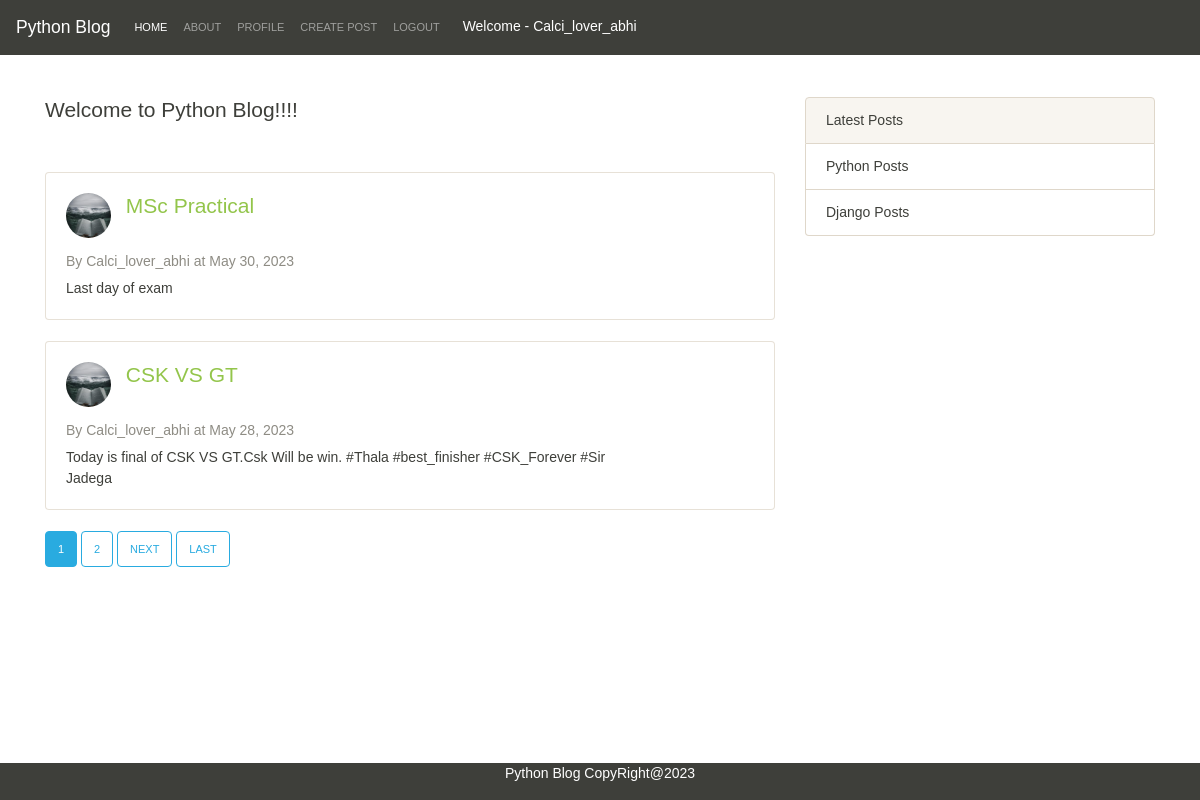
The app's page / (signed in) with its own data.
### Blog/models.py (models this page shows, shortened)
class Post(models.Model):
    post=models.CharField(max_length=100)
    title=models.CharField(max_length=100)
    content=models.TextField()
    date_posted=models.DateTimeField(default=timezone.now)
    author=models.ForeignKey(User,on_delete=models.CASCADE)

### Users/models.py (models this page shows, shortened)
class Profile(models.Model):
    user = models.OneToOneField(User, on_delete=models.CASCADE)
    image = models.ImageField(default='profile_pics/default.jpg',upload_to='profile_pics')

### Blog/views.py (the view)
# urls.py: path('',PostListView.as_view(),name='home'),
class PostListView(ListView):
    model = Post
    template_name = 'home.html'  # <app>/<model>_<viewtype>.html
    context_object_name = 'posts'
    ordering = ['-date_posted']
    paginate_by = 2

### Blog/templates/home.html (shortened to what this page needs)
{% extends 'base.html' %}
{% block content %}
<h4>Welcome to Python Blog!!!!</h4>
<br />
<br />
{% for p in posts %}
<div class="card">
    <div class="card-body">
        <div class="row">
            <div class="col-md-1">
                <img class="rounded-circle" style="width: 45px;height:45px" src="{{ p.author.profile.image.url }}">
            </div>
            <div class="col-md-11">
                <h4><a class="card-title" href="{% url 'post-detail' p.id %}">{{p.title}}</a></h4>
            </div>
        </div>
        <br>
        <h6 class="card-subtitle mb-2 text-muted">By {{p.author}} at {{p.date_posted |date:"F d, Y"}} <br />
        </h6>
        <p class="card-text" style="width: 550px;">{{p.content}}</p>
    </div>
</div>
<br />
{% endfor %}
{% if is_paginated %}
{% for num in page_obj.paginator.page_range %}
{% if page_obj.number == num %}
<a class="btn btn-info mb-4" href="?page={{ num }}">{{ num }}</a>
{% elif num > page_obj.number|add:'-3' and num < page_obj.number|add:'3' %} <a class="btn btn-outline-info mb-4"
    href="?page={{ num }}">{{ num }}</a>
    {% endif %}
    {% endfor %}
    {% if page_obj.has_next %}
    <a class="btn btn-outline-info mb-4" href="?page={{ page_obj.next_page_number }}">Next</a>
    <a class="btn btn-outline-info mb-4" href="?page={{ page_obj.paginator.num_pages }}">Last</a>
    {% endif %}
    {% endif %}
{% endblock %}

### templates/base.html (shortened to what this page needs)
{% load static %}
<!DOCTYPE html>
<html lang="en">
<head>
    <link rel="stylesheet" type="text/css" href="{% static 'assets/css/bootstrap.min.css'%}">
    <link rel="stylesheet" type="text/css" href="{% static 'assets/css/custom.css'%}">
</head>
<body>
    <nav class="navbar navbar-expand-lg navbar-dark bg-primary">
        <a class="navbar-brand" href="#">Python Blog</a>
        <div class="collapse navbar-collapse" id="navbarColor01">
            <ul class="navbar-nav mr-auto">
                <li class="nav-item active">
                    <a class="nav-link" href="{% url 'home' %}">Home</a>
                </li>
                <li class="nav-item">
                    <a class="nav-link" href="#">About</a>
                </li>
                {% if user.is_authenticated %}
                <li class="nav-item">
                    <a class="nav-link" href="{% url 'profile' %}">Profile</a>
                </li>
                <li class="nav-item">
                    <a class="nav-link" href="{% url 'post-create' %}">Create Post</a>
                </li>
                <li class="nav-item">
                    <a class="nav-link" href="{% url 'logout' %}">logout</a>
                </li>
                <li>
                    <label style="width:250px;color: white;margin-top: 8px;margin-left: 15px;">Welcome -
                        {{user.username}} </label>
                </li>
                {% endif %}
            </ul>
        </div>
    </nav>
    <br />
    <br />
    <div class="container">
        <div class="row">
            <div class="col-sm-8">
                {% block content%}
                {% endblock %}
            </div>
            <div class="col-sm-4">
                <div class="list-group">
                    <a href="{% url 'home' %}" class="list-group-item list-group-item-action active">
                        Latest Posts
                    </a>
                    <a href="{% url 'python_posts' %}" class="list-group-item list-group-item-action">
                        Python Posts
                    </a>
                    <a href="{% url 'django_posts' %}" class="list-group-item list-group-item-action">
                        Django Posts
                    </a>
                </div>
            </div>
        </div>
    </div>
    <div class="footer">
        <p>Python Blog CopyRight@2023</p>
    </div>
</body>
</html>

### static/assets/css/custom.css (style rules this page uses)
.footer { position: fixed; left: 0; bottom: 0; width: 100%; background-color:#3e3f3a; color: white; text-align: center; }

### templates/base.html (style rules this page uses)
body { font-family: Arial, sans-serif; }
label { display: block; margin-bottom: 10px; }

### records on screen
Post: author.profile.image (picture), title "MSc Practical", author "Calci_lover_abhi", date_posted "May 30, 2023", content "Last day of exam"
Post: author.profile.image (picture), title "CSK VS GT", author "Calci_lover_abhi", date_posted "May 28, 2023", content "Today is final of CSK VS GT.Csk Will be win. #Thala #best_finisher #CSK_Forever #Sir Jadega"

### other values on screen
{{ user.username }} "Calci_lover_abhi"
{{ num }} "1"
{{ num }} "2"
